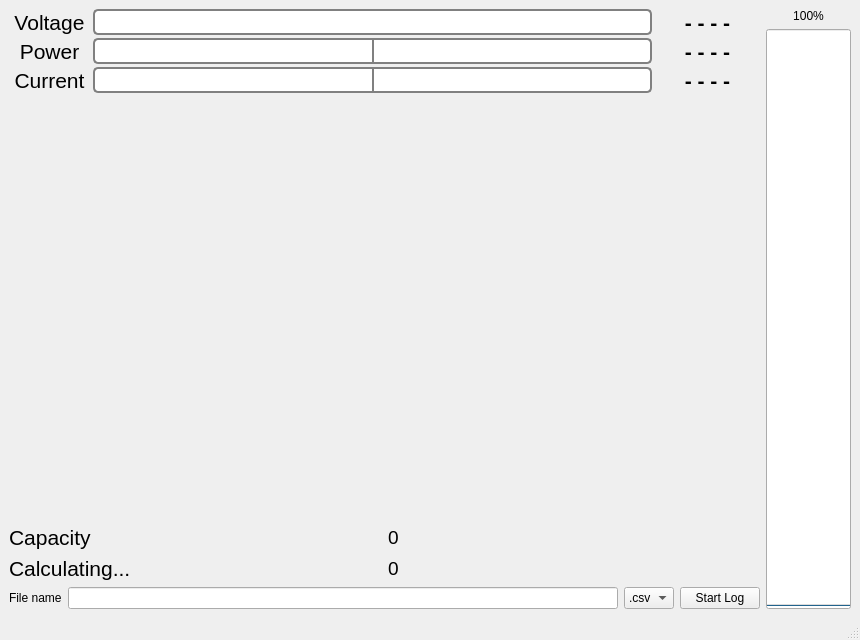
<?xml version="1.0" encoding="UTF-8"?>
<ui version="4.0">
 <class>MainWindow</class>
 <widget class="QMainWindow" name="MainWindow">
  <property name="windowModality">
   <enum>Qt::ApplicationModal</enum>
  </property>
  <property name="geometry">
   <rect>
    <x>0</x>
    <y>0</y>
    <width>860</width>
    <height>640</height>
   </rect>
  </property>
  <property name="windowTitle">
   <string>MainWindow</string>
  </property>
  <property name="animated">
   <bool>true</bool>
  </property>
  <widget class="QWidget" name="centralwidget">
   <layout class="QGridLayout" name="gridLayout">
    <item row="2" column="0">
     <layout class="QVBoxLayout" name="verticalLayout">
      <item>
       <layout class="QGridLayout" name="CapacityFrame">
        <property name="horizontalSpacing">
         <number>6</number>
        </property>
        <property name="verticalSpacing">
         <number>0</number>
        </property>
        <item row="0" column="0" rowspan="2">
         <widget class="QLabel" name="label_7">
          <property name="font">
           <font>
            <pointsize>16</pointsize>
           </font>
          </property>
          <property name="text">
           <string>Capacity</string>
          </property>
          <property name="alignment">
           <set>Qt::AlignLeading|Qt::AlignLeft|Qt::AlignVCenter</set>
          </property>
         </widget>
        </item>
        <item row="0" column="1" rowspan="2">
         <widget class="QLabel" name="CapacityWhLabel">
          <property name="enabled">
           <bool>true</bool>
          </property>
          <property name="sizePolicy">
           <sizepolicy hsizetype="Preferred" vsizetype="Preferred">
            <horstretch>0</horstretch>
            <verstretch>0</verstretch>
           </sizepolicy>
          </property>
          <property name="font">
           <font>
            <pointsize>14</pointsize>
           </font>
          </property>
          <property name="text">
           <string>0</string>
          </property>
          <property name="alignment">
           <set>Qt::AlignLeading|Qt::AlignLeft|Qt::AlignVCenter</set>
          </property>
         </widget>
        </item>
       </layout>
      </item>
      <item>
       <layout class="QHBoxLayout" name="TimeToEmptyOrFullFrame">
        <item>
         <widget class="QLabel" name="TimeLeftLabel">
          <property name="font">
           <font>
            <pointsize>16</pointsize>
           </font>
          </property>
          <property name="text">
           <string>Calculating...</string>
          </property>
          <property name="alignment">
           <set>Qt::AlignLeading|Qt::AlignLeft|Qt::AlignVCenter</set>
          </property>
         </widget>
        </item>
        <item>
         <widget class="QLabel" name="TimeToFullOrEmptyLabel">
          <property name="font">
           <font>
            <pointsize>14</pointsize>
           </font>
          </property>
          <property name="text">
           <string>0</string>
          </property>
          <property name="alignment">
           <set>Qt::AlignLeading|Qt::AlignLeft|Qt::AlignVCenter</set>
          </property>
         </widget>
        </item>
       </layout>
      </item>
     </layout>
    </item>
    <item row="0" column="1" rowspan="4">
     <layout class="QVBoxLayout" name="BatteryPercentageFrame">
      <item>
       <widget class="QLabel" name="BatteryPercentageLabel">
        <property name="text">
         <string>100%</string>
        </property>
        <property name="alignment">
         <set>Qt::AlignCenter</set>
        </property>
       </widget>
      </item>
      <item>
       <widget class="QProgressBar" name="BatteryPercentageProgressBar">
        <property name="enabled">
         <bool>true</bool>
        </property>
        <property name="sizePolicy">
         <sizepolicy hsizetype="Fixed" vsizetype="Expanding">
          <horstretch>0</horstretch>
          <verstretch>0</verstretch>
         </sizepolicy>
        </property>
        <property name="minimumSize">
         <size>
          <width>85</width>
          <height>0</height>
         </size>
        </property>
        <property name="styleSheet">
         <string notr="true"/>
        </property>
        <property name="value">
         <number>0</number>
        </property>
        <property name="alignment">
         <set>Qt::AlignCenter</set>
        </property>
        <property name="textVisible">
         <bool>false</bool>
        </property>
        <property name="orientation">
         <enum>Qt::Vertical</enum>
        </property>
        <property name="invertedAppearance">
         <bool>false</bool>
        </property>
       </widget>
      </item>
     </layout>
    </item>
    <item row="3" column="0">
     <layout class="QHBoxLayout" name="horizontalLayout_2">
      <item>
       <widget class="QLabel" name="label_5">
        <property name="text">
         <string>File name</string>
        </property>
       </widget>
      </item>
      <item>
       <widget class="QLineEdit" name="FileNameLineEdit"/>
      </item>
      <item>
       <widget class="QComboBox" name="FileExtensionDropdown">
        <item>
         <property name="text">
          <string>.csv</string>
         </property>
        </item>
        <item>
         <property name="text">
          <string>.txt</string>
         </property>
        </item>
       </widget>
      </item>
      <item>
       <widget class="QPushButton" name="LogButton">
        <property name="text">
         <string>Start Log</string>
        </property>
       </widget>
      </item>
     </layout>
    </item>
    <item row="0" column="0">
     <layout class="QHBoxLayout" name="horizontalLayout">
      <property name="spacing">
       <number>3</number>
      </property>
      <property name="sizeConstraint">
       <enum>QLayout::SetDefaultConstraint</enum>
      </property>
      <item>
       <layout class="QVBoxLayout" name="ProgressBarsLabelsFrame">
        <property name="leftMargin">
         <number>5</number>
        </property>
        <property name="rightMargin">
         <number>5</number>
        </property>
        <item>
         <widget class="QLabel" name="label">
          <property name="font">
           <font>
            <pointsize>16</pointsize>
           </font>
          </property>
          <property name="text">
           <string>Voltage</string>
          </property>
          <property name="alignment">
           <set>Qt::AlignCenter</set>
          </property>
         </widget>
        </item>
        <item>
         <widget class="QLabel" name="label_2">
          <property name="font">
           <font>
            <pointsize>16</pointsize>
           </font>
          </property>
          <property name="text">
           <string>Power</string>
          </property>
          <property name="alignment">
           <set>Qt::AlignCenter</set>
          </property>
         </widget>
        </item>
        <item>
         <widget class="QLabel" name="label_3">
          <property name="font">
           <font>
            <pointsize>16</pointsize>
           </font>
          </property>
          <property name="text">
           <string>Current</string>
          </property>
          <property name="alignment">
           <set>Qt::AlignCenter</set>
          </property>
         </widget>
        </item>
       </layout>
      </item>
      <item>
       <layout class="QVBoxLayout" name="ProgressBarsFrame">
        <property name="spacing">
         <number>3</number>
        </property>
        <item>
         <widget class="QProgressBar" name="VoltageProgressBar">
          <property name="sizePolicy">
           <sizepolicy hsizetype="Expanding" vsizetype="Fixed">
            <horstretch>0</horstretch>
            <verstretch>0</verstretch>
           </sizepolicy>
          </property>
          <property name="styleSheet">
           <string notr="true">QProgressBar{
	border: 2px solid grey;
	border-radius: 5px;
}

QProgressBar::chunk{
	background-color: #01a7ea;
}</string>
          </property>
          <property name="minimum">
           <number>9000</number>
          </property>
          <property name="maximum">
           <number>12600</number>
          </property>
          <property name="value">
           <number>9000</number>
          </property>
          <property name="textVisible">
           <bool>false</bool>
          </property>
         </widget>
        </item>
        <item>
         <layout class="QHBoxLayout" name="PowerProgressBarFrame">
          <property name="spacing">
           <number>0</number>
          </property>
          <item>
           <widget class="QProgressBar" name="PowerNegativeProgressBar">
            <property name="sizePolicy">
             <sizepolicy hsizetype="Expanding" vsizetype="Fixed">
              <horstretch>0</horstretch>
              <verstretch>0</verstretch>
             </sizepolicy>
            </property>
            <property name="styleSheet">
             <string notr="true">QProgressBar{
	border: 2px solid grey;
	border-right: 1px solid grey;
	border-top-left-radius: 5px;
	border-bottom-left-radius: 5px;
}

QProgressBar::chunk {
	background-color: #e52800;
}
</string>
            </property>
            <property name="minimum">
             <number>0</number>
            </property>
            <property name="maximum">
             <number>40000</number>
            </property>
            <property name="value">
             <number>0</number>
            </property>
            <property name="alignment">
             <set>Qt::AlignLeading|Qt::AlignLeft|Qt::AlignVCenter</set>
            </property>
            <property name="textVisible">
             <bool>false</bool>
            </property>
            <property name="invertedAppearance">
             <bool>true</bool>
            </property>
           </widget>
          </item>
          <item>
           <widget class="QProgressBar" name="PowerPositiveProgressBar">
            <property name="sizePolicy">
             <sizepolicy hsizetype="Expanding" vsizetype="Fixed">
              <horstretch>0</horstretch>
              <verstretch>0</verstretch>
             </sizepolicy>
            </property>
            <property name="styleSheet">
             <string notr="true">QProgressBar{
	border: 2px solid grey;
	border-left: 1px solid grey;
	border-top-right-radius: 5px;
	border-bottom-right-radius: 5px;
}

QProgressBar::chunk{
	background-color: #03b600;
}</string>
            </property>
            <property name="maximum">
             <number>40000</number>
            </property>
            <property name="value">
             <number>0</number>
            </property>
            <property name="textVisible">
             <bool>false</bool>
            </property>
           </widget>
          </item>
         </layout>
        </item>
        <item>
         <layout class="QHBoxLayout" name="CurrentProgressBarFrame">
          <property name="spacing">
           <number>0</number>
          </property>
          <item>
           <widget class="QProgressBar" name="CurrentNegativeProgressBar">
            <property name="sizePolicy">
             <sizepolicy hsizetype="Expanding" vsizetype="Fixed">
              <horstretch>0</horstretch>
              <verstretch>0</verstretch>
             </sizepolicy>
            </property>
            <property name="styleSheet">
             <string notr="true">QProgressBar{
	border: 2px solid grey;
	border-right: 1px solid grey;
	border-top-left-radius: 5px;
	border-bottom-left-radius: 5px;
}

QProgressBar::chunk {
	background-color: #e52800;
}
</string>
            </property>
            <property name="maximum">
             <number>3000</number>
            </property>
            <property name="value">
             <number>0</number>
            </property>
            <property name="alignment">
             <set>Qt::AlignLeading|Qt::AlignLeft|Qt::AlignVCenter</set>
            </property>
            <property name="textVisible">
             <bool>false</bool>
            </property>
            <property name="invertedAppearance">
             <bool>true</bool>
            </property>
           </widget>
          </item>
          <item>
           <widget class="QProgressBar" name="CurrentPositiveProgressBar">
            <property name="sizePolicy">
             <sizepolicy hsizetype="Expanding" vsizetype="Fixed">
              <horstretch>0</horstretch>
              <verstretch>0</verstretch>
             </sizepolicy>
            </property>
            <property name="styleSheet">
             <string notr="true">QProgressBar{
	border: 2px solid grey;
	border-left: 1px solid grey;
	border-top-right-radius: 5px;
	border-bottom-right-radius: 5px;
}

QProgressBar::chunk{
	background-color: #03b600;
}</string>
            </property>
            <property name="maximum">
             <number>3000</number>
            </property>
            <property name="value">
             <number>0</number>
            </property>
            <property name="textVisible">
             <bool>false</bool>
            </property>
           </widget>
          </item>
         </layout>
        </item>
       </layout>
      </item>
      <item>
       <layout class="QVBoxLayout" name="ValuesFrame">
        <property name="leftMargin">
         <number>10</number>
        </property>
        <property name="rightMargin">
         <number>10</number>
        </property>
        <item>
         <widget class="QLabel" name="VoltageLabel">
          <property name="minimumSize">
           <size>
            <width>85</width>
            <height>0</height>
           </size>
          </property>
          <property name="font">
           <font>
            <pointsize>16</pointsize>
            <weight>75</weight>
            <italic>false</italic>
            <bold>true</bold>
           </font>
          </property>
          <property name="text">
           <string>- - - -</string>
          </property>
          <property name="alignment">
           <set>Qt::AlignCenter</set>
          </property>
         </widget>
        </item>
        <item>
         <widget class="QLabel" name="PowerLabel">
          <property name="minimumSize">
           <size>
            <width>85</width>
            <height>0</height>
           </size>
          </property>
          <property name="font">
           <font>
            <pointsize>16</pointsize>
            <weight>75</weight>
            <italic>false</italic>
            <bold>true</bold>
           </font>
          </property>
          <property name="text">
           <string>- - - -</string>
          </property>
          <property name="alignment">
           <set>Qt::AlignCenter</set>
          </property>
         </widget>
        </item>
        <item>
         <widget class="QLabel" name="CurrentLabel">
          <property name="minimumSize">
           <size>
            <width>85</width>
            <height>0</height>
           </size>
          </property>
          <property name="font">
           <font>
            <pointsize>16</pointsize>
            <weight>75</weight>
            <italic>false</italic>
            <bold>true</bold>
           </font>
          </property>
          <property name="text">
           <string>- - - -</string>
          </property>
          <property name="alignment">
           <set>Qt::AlignCenter</set>
          </property>
         </widget>
        </item>
       </layout>
      </item>
     </layout>
    </item>
    <item row="1" column="0">
     <widget class="QFrame" name="lineChartViewFrame">
      <property name="sizePolicy">
       <sizepolicy hsizetype="Expanding" vsizetype="Expanding">
        <horstretch>0</horstretch>
        <verstretch>0</verstretch>
       </sizepolicy>
      </property>
      <property name="frameShape">
       <enum>QFrame::NoFrame</enum>
      </property>
     </widget>
    </item>
   </layout>
  </widget>
  <widget class="QStatusBar" name="statusbar"/>
 </widget>
 <resources/>
 <connections/>
</ui>
